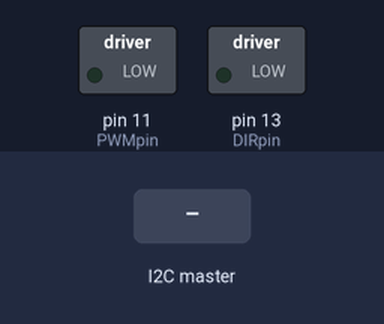
Bench run of a sketch on a simulated Arduino Uno, built with avr-gcc and run on an emulated ATmega328P. Parts: switched loads named in the sketch (green lamp = pin HIGH). The test bench sets the inputs (shaded band).

Above: at 1.2 s.
1.3 s: the I2C master sends the byte 1
At 2.1 s:
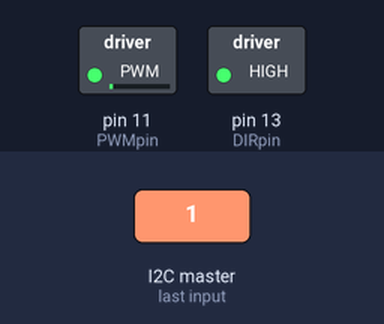
2.8 s: the I2C master sends the byte 0
At 3.2 s:
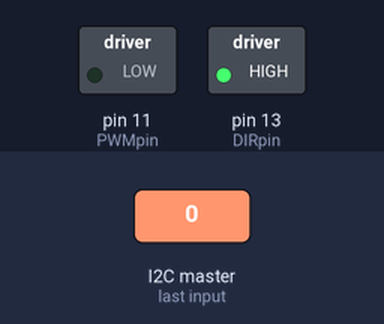
4.3 s: the I2C master sends the byte 90
At 5.2 s:
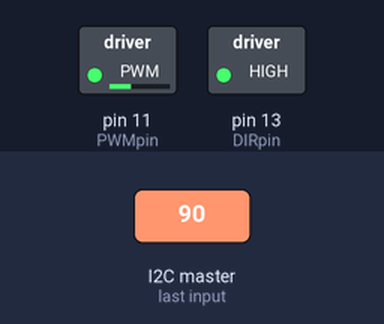
5.8 s: the I2C master sends the byte 200
At 6.4 s:
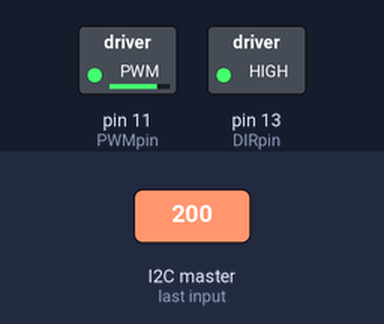
Timing chart, 0 to 8.3 s (numbered marks = the images above; inputs shaded):
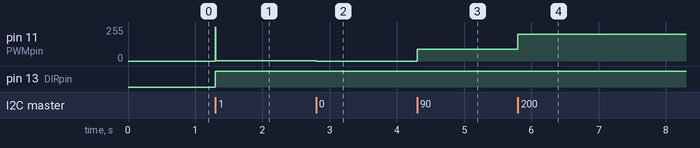

Measured:
- after the input at 1.3 s, pin 11 (PWMpin): 0/255 → 1/255 at once; pin 13 (DIRpin): LOW → HIGH at once
- after the input at 2.8 s, pin 11 (PWMpin): 1/255 → 0/255 at once
- after the input at 4.3 s, pin 11 (PWMpin): 0/255 → 90/255 at once
- after the input at 5.8 s, pin 11 (PWMpin): 90/255 → 200/255 at once

The sketch:

OneMotorListener.ino
```cpp
// Upload this sketch to a listener Arduino
// To be used with any speaker that sends a drive byte, then a direction byte via I2C

// Include Wire library
#include <Wire.h>

// I2C location | Motor 1 = 8, Motors 2&3 = 9
const int location = 8;

// Initialize drive variables
byte spd, dir;

// Name motor pins for clarity
const int PWMpin = 11; //3 or 11
const int DIRpin = 13; //12 or 13

void setup() {
  // Join I2C bus at determined location and register receipt event
  Wire.begin(location);
  Wire.onReceive(receiveEvent);

  // Set pins to output and initialize to low
  pinMode(PWMpin, OUTPUT);
  pinMode(DIRpin, OUTPUT);
  digitalWrite(PWMpin, LOW);
  digitalWrite(DIRpin, LOW);
}

void loop() {
  delay(10);
}

// Function that executes whenever data is received via I2C
void receiveEvent(int num) {
  // Read two bytes
  spd = Wire.read();
  dir = Wire.read();

  // Set direction
  if (dir == 0) digitalWrite(DIRpin,LOW);
  else digitalWrite(DIRpin,HIGH);

  // Drive motor
  if (spd < 80 && spd > 0) {
    analogWrite(PWMpin,255);
    delay(1500);
  }
  analogWrite(PWMpin,spd);
}
```
